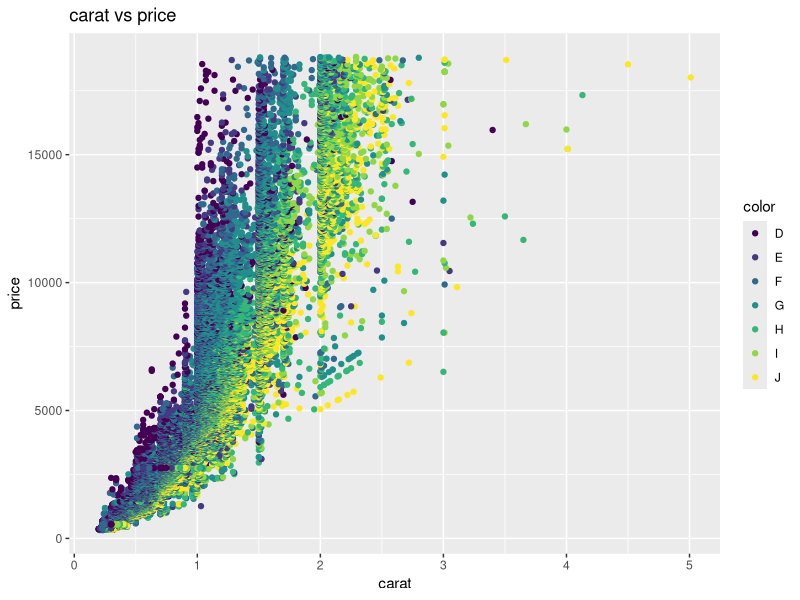

Reproduce this figure in R.
## ---- chunk 1
library(tidyverse) 
library(ggplot2)
## ---- chunk 2
diamonds <- diamonds %>% rename(
    depth_pct = depth,
    length_mm = x,
    width_mm = y,
    depth_mm = z,
    table_pct = table
  )
## ---- chunk 3
# Do some preliminary investigations & cleaning
count(diamonds, color)

arrange(diamonds, price)

summarise(diamonds, avg_price = mean(price))

ggplot(data = diamonds,
        mapping = aes(x = carat,
                      y = price,
                      colour = color)) +
     geom_point() +
     labs(title = "carat vs price",
          x = "carat", 
          y = "price",
          colour = "color")

## ---- chunk 4

diamonds <- diamonds %>%
  mutate(table_mm = table_pct * width_mm / 100)

# Overall table_mm arithmetic mean?






# table_mm arithmetic mean within each clarity category






## ---- chunk 5
# calculate the arithmetic mean across all numeric variables




## ---- chunk 6
# Write gmean() command



## ---- chunk 7

test_data <- list(
  test1 = c(2.1, 3.8, 4.2),
  test2 = c(1, 10, 100, 1000),
  test3 = c(0, 1, 4),
  test4 = c(0.38,  0.94, -1.56),
  test5 = c(TRUE, TRUE),
  test6 = c("6", "7", "8")
)


# Create for loop to test gmean() on the above examples


## ---- chunk 8
# Copy gmean() from Ex 3 and edit it to check the input





# Copy your code from Ex 4 to test your new command





## ---- chunk 9
# replicate the for loop from Ex 4 using the map (or a similar) function

## ---- chunk 10
# Overall table_mm arithmetic mean, median, and geometric mean?






# Arithmetic mean, median, and geometric mean of table_mm within each clarity category






## ---- chunk 11
# Create gmean2() that computes the geometric mean 
#   that uses the original definition






## ---- chunk 12
# Create a function that computes the harmonic mean







